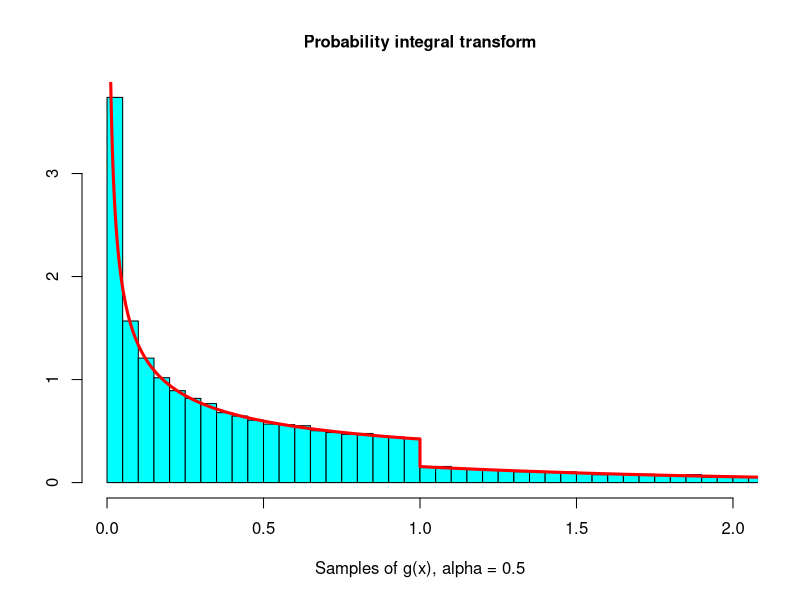
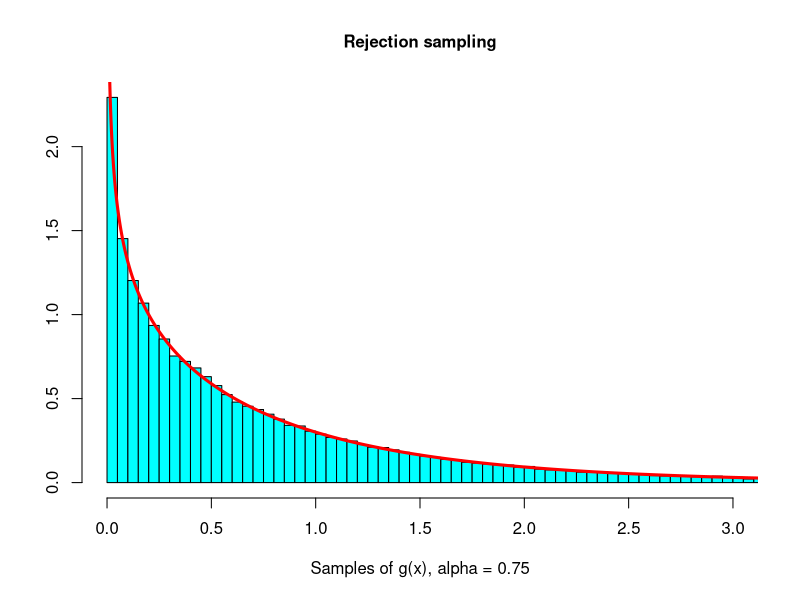

Recreate these plots in R, in order. (Note: a time limit stopped this script after it produced the figures.)
## ---- chunk 1
knitr::opts_chunk$set(echo = TRUE, cache = TRUE, autodep = TRUE)
## ---- chunk 2
library(MASS)
library(ggplot2)
library(gridExtra)
## ---- chunk 3
# #------Probability integral transform--------#
# Initialize
n <- 100000
alpha <- 0.5
x <- sort(runif(n,0.01,8))

# Functions and sampling
gsample <- function(n,alpha){
  c <- (exp(1)*alpha)/(exp(1)+alpha)
  u <- runif(n)
  
  x1 <- (u*(alpha/c))^(1/alpha)
  x2 <- -log((1/alpha+1/(exp(1))-u/c))
  
  x <- matrix(0,n,1)
  
  for (i in 1:n){
    if(u[i]>= (c/alpha)){
      x[i] <- x2[i]
    }
    else {
      x[i] <- x1[i]
    }
  }
  return(x)
}

xsample2 <- gsample(n, alpha) 

# Check sampling
gfunc <- matrix(0,n,1)

for (i in 1:n){
  if(x[i] <= 0){
    gfunc[i] <- 0
  }
  else if (x[i] < 1) {
    gfunc[i] <- ((exp(1)*alpha)/(exp(1)+alpha))*(x[i]^(alpha-1))
  }
  else {
    gfunc[i] <- ((exp(1)*alpha)/(exp(1)+alpha))*exp(-x[i])
  }
}
## ---- chunk 4
# Plot
dataf <- data.frame(x, gfunc, xsample2)

truehist(xsample2, xlab = "Samples of g(x), alpha = 0.5",main = "Probability integral transform", xlim = range(0:2), cex.main = 1, cex.lab = 1)
lines(x,gfunc, col = "red", lwd = 3)


## ---- chunk 5
# ---------Utilities -----------# 
acceptanceProb <- function(x,alpha){
  if (x < 1) {
    return (exp(-x))
  }
  return (x^(alpha-1))
}

# -------------- Main function ---------------#
sampleGammaRejection <- function(alpha, n) {
  xsample <- matrix(0,n,1)
  for (j in 1:n){
    fin <- 0
    while (fin == 0){
      xsample[j] <- gsample(1,alpha)
      acc <- acceptanceProb(xsample[j], alpha) 
      u <- runif(1)
      if (u <= acc){
        fin = 1
      }
    }
  }
  return (xsample)
}
## ---- chunk 6
# Sample
alpha <- 0.75
xsample <- sampleGammaRejection(alpha, n)


#Check sampling
gammaf <- function(alpha,x){
  res <- (1/gamma(alpha))*(x^(alpha-1))*exp(-x)
  return(res)
}
y <- gammaf(alpha, x)
check <- data.frame(mean = mean(xsample), truemean = alpha, var = var(xsample), truevar = alpha)
print(check)

#Plot
truehist(xsample, main = "Rejection sampling", xlab = "Samples of g(x), alpha = 0.75", 
         xlim = range(0:3), cex.main = 1, cex.lab = 1)
lines(x,y, col = "red", lwd = 3)
## ---- chunk 7
# ---------- Utilities ------------ #
f_star <- function(x, alpha){
  return (((alpha-1)/2)*x -exp(x)/2)
}

# ----------Main function ------------ #
sampleGammaRatioUniforms <- function(alpha, n) { 
  
  # Determine bounds on a log scale
  log_a_pluss <- (alpha-1)/2 * (log(alpha-1)-1)
  #log_a_minus <- -Inf
  log_b_pluss <- (alpha+1)/2 * log((alpha+1)*exp(-1))
  #log_b_minus <- -Inf # log of both limits...
  
  # Iterations
  count <- 1
  it <- 1
  
  xSample <- matrix(0,n,1)
  
  # Until we have n realisations
  while (it <= n) {
    
    # Uniform sampling
    log_u_1 <- log(runif(1)) + log_a_pluss
    log_u_2 <- log(runif(1)) + log_b_pluss
    
    # Change of variables
    # x_2 <- log_u_1
    # x_1 <- log_u_2 - log_u_1
    log_x <- log_u_2 - log_u_1 #log(u2/u1)
    
    # Acceptance
    if (log_u_1 <= f_star(log_x, alpha)) {
      
      xSample[it] <- log_x
      
      # Increment
      it <- it + 1
      #print(log_u_1 - f_star(log_x, alpha)); flush.console()
      count <- count + 1
    }
    else {
      # Increment count
      count <- count + 1
    }
  }
  struct <- data.frame(xSample = exp(xSample) , count)
  
  return (struct)
}
## ---- chunk 8
# ---------- Utilities ------------ #
n <- 1000 # No. of samples
alphamax <- 2000
counts <- matrix(0,1,alphamax-1)

# Generating realisations for set of alphas
count_it <- 0
for (alpha in 2:alphamax) {

  out <- sampleGammaRatioUniforms(alpha, n)
  count_it <- count_it + 1
  counts[count_it] <- out$count[1]

}

frame <- data.frame(alpha = 2:alphamax, counts = counts)
plot(2:alphamax, counts, main = "Rejection sampling: Number of iterations to achieve 1000 samples", 
     xlab = "Alpha", ylab = "Counts")

## ---- chunk 9
# Exponential distribution
sampleExponential <- function(lambda, n){
  x <- -(1/lambda)*log(runif(n))
  return(x)
}

# ----- Main function: Gamma sampling -----#
sampleGamma <- function(alpha, beta, n) {
  
  if (alpha > 1) {
    xFrame <- sampleGammaRatioUniforms(alpha,n)
    xSample <- xFrame$xSample
    
  }
  else if ( alpha < 1) {
    xSample <- sampleGammaRejection(alpha, n)
  }
  else {
    xSample <- sampleExponential(lambda = 1, n)
  }
  
  return (beta*xSample)
}
## ---- chunk 10
# -------------------- Sample Dirichlet -----------------------#
n <- 10000
K <- 3
alpha <- 1:K


zSample <- matrix(0,n,K)
dirSample <- matrix(0,n,K)
dirMean <- matrix(0,K,1)

for (i in 1:n) {
  for (j in 1:K){
    zSample[i, j] <- sampleGamma(alpha[j], 1, 1)
  }
  for (j in 1:K){
    dirSample[i, j] <- zSample[i,j]/(sum(zSample[i,]))
  }
}

for (j in 1:K) {
  dirMean[j] <- mean(dirSample[j,])
}

# Verify marginal distributions are beta
xUni <- seq(0,1,1/n)
betaSamples_1 <- dbeta(xUni, alpha[1], sum(alpha)-alpha[1])
betaSamples_2 <- dbeta(xUni, alpha[2], sum(alpha)-alpha[2])
betaSamples_3 <- dbeta(xUni, alpha[3], sum(alpha)-alpha[3])


# Plotting
par(mfrow=c(1,3))
truehist(dirSample[,1], main = "Marginal dirichlet distributions", xlab = "")
lines(xUni, betaSamples_1, col = "red", lwd = 2)

truehist(dirSample[,2], xlab = "")
lines(xUni, betaSamples_2, col = "red", lwd = 2)

truehist(dirSample[,3], xlab = "")
lines(xUni, betaSamples_3, col = "red", lwd = 2)

## ---- chunk 11
# Birthdays
sim <- 1000000
stud <- 35
count <- 0

for (i in 1:sim){
  bdays <- round(runif(stud)*365)
  if (sum(duplicated(bdays))>=1){
    count <- count + 1
  }
}

prob <- count/sim
print(prob)
## ---- chunk 12
# Sample posterior distribution of q
n <- 10000
K <- 4
alpha <- c(55+0.5,57+0.5,48+0.5,40+0.5)


zSample <- matrix(0,n,K)
dirSample <- matrix(0,n,K)
dirMean <- matrix(0,K,1)

for (i in 1:n) {
  for (j in 1:K){
    zSample[i, j] <- sampleGamma(alpha[j], 1, 1)
  }
  for (j in 1:K){
    dirSample[i, j] <- zSample[i,j]/(sum(zSample[i,]))
  }
}

for (j in 1:K) {
  dirMean[j] <- mean(dirSample[j,])
}

# Verify marginal distributions are beta
xUni <- seq(0,1,1/n)
betaSamples_1 <- dbeta(xUni, alpha[1], sum(alpha)-alpha[1])
betaSamples_2 <- dbeta(xUni, alpha[2], sum(alpha)-alpha[2])
betaSamples_3 <- dbeta(xUni, alpha[3], sum(alpha)-alpha[3])
betaSamples_4 <- dbeta(xUni, alpha[4], sum(alpha)-alpha[4])


# Plotting
par(mfrow=c(2,2))

truehist(dirSample[,1], main ="Marginal posterior distribution of q_1", xlab = "")
lines(xUni, betaSamples_1, col = "red", lwd = 2)

truehist(dirSample[,2], main = "Marginal posterior distribution of q_2", xlab = "")
lines(xUni, betaSamples_2, col = "red", lwd = 2)

truehist(dirSample[,3], main = "Marginal posterior distribution of q_3", xlab = "")
lines(xUni, betaSamples_3, col = "red", lwd = 2)

truehist(dirSample[,4], main = "Marginal posterior distribution of q_4", xlab = "")
lines(xUni, betaSamples_4, col = "red", lwd = 2)
## ---- chunk 13
sampleBeta <- function(alpha, beta, n){
  Y <- sampleGamma(alpha, beta = 1,n)
  Z <- sampleGamma(alpha = beta, beta = 1, n)
  xsample <- Y/(Y+Z)
}
## ---- chunk 14
# -------------- Multinomial sampling -----------------# 
# Input: 
# p : Sorted list of probabilities summing to unity.
# N : Number of draws
# Output:
# out: vector of draws corresponding to each interval

sampleMultinomial <- function(p, N) {
  
  len_p <- length(p)

  # Compute cumulative sum
  cumSum <- matrix(0,len_p, 1)
  cumSum[1] <- p[1]
  for (i in 2:len_p) {
    cumSum[i] <- cumSum[i-1] + p[i]
  }
  
  u <- runif(N)
  
  # Increment output draws
  out <- matrix(0, len_p, 1)
  for (i in 1:N) {
    for (j in 1:len_p) {
      if (u[i] < cumSum[j]) {
        out[j] <- out[j] + 1
        break
      }
    }
  }
  return (out)
}
## ---- chunk 15
# ----------------------------- Sample posterior means, 95 % confidence -----------------------------# 
findIndex <- function(vec){
  for (i in 1:length(vec)) {
    if (vec[i] == 1) {
      return (i)
    }
  }
  return(-1)
}

calcP <- function(weights, N, K) {
  
  # Choose random season
  u <- runif(1)
  p <- c(0.25, 0.5, 0.75, 1.0)
  out <- sampleMultinomial(p, 1)
  index <- findIndex(out)
  temp <- weights[index] * factorial(K[index]) / factorial(K[index]-N[index]) * 1 / K[index]^N[index]
  return (1 - temp)
}

samplePosterior <- function(p, students, draws, daysInSeason) {
  
  post <- matrix(0, draws, 1)
  out <- matrix(1, length(p),1)
    
  # For efficiency
  #p <- sort(p, ndex.return = FALSE)
  
  for (i in 1:draws){
    out <- sampleMultinomial(p, students)
    post[i] <- calcP(p, out, daysInSeason)
  }

  return (post)
}

computePosteriorMeans <- function(p, students, draws, daysInSeason) {
  
  post <- samplePosterior(p, students, draws, daysInSeason)
  
  return (post)
}
## ---- chunk 16
students <- 35
draws <- 100000

daysInSeason <- matrix(c(92, 92, 91, 90))
p <- matrix(c(92 / 365, 92 / 365, 91 / 365, 92 / 365))

means <- computePosteriorMeans(p, students, draws, daysInSeason)
means_sorted <- sort(means)
meanframe <- data.frame(means_sorted[2500:97500])
ggplot(meanframe) + geom_histogram(aes(x = meanframe, y = ..density..), 
      binwidth = 0.0151, col = "black", fill = "cyan", alpha = 0.5) + 
  labs(x = "Values for p", y = "", title = "Histogram of means of estimated values for p")
